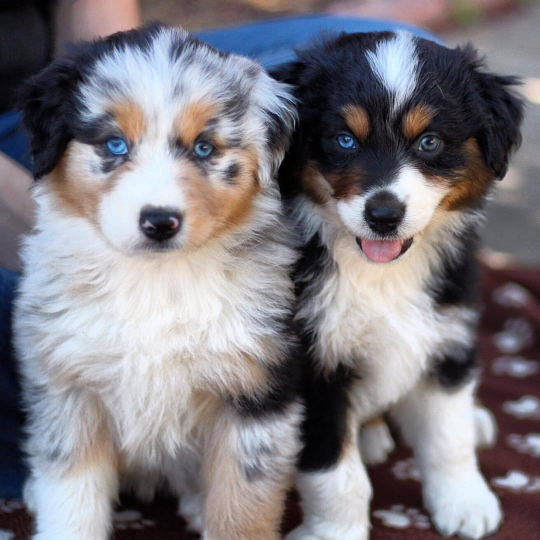
%> input picture LinPuppy.jpg, 1080 x 1080 px (shown at 1/2 size)
$ octave SVDPicCode.m   (GNU Octave 9; MATLAB toolbox functions it lacks are replaced by stand-ins)
%> lines starting %> are read from the running program, lines starting %| are printed output that depends on the picture
I = imread('LinPuppy.jpg'); I = double(I);
%> further down, I is the input picture: size 1080x1080x3 uint8; mean R, G, B 127.1, 123.5, 129.7
imshow(I)
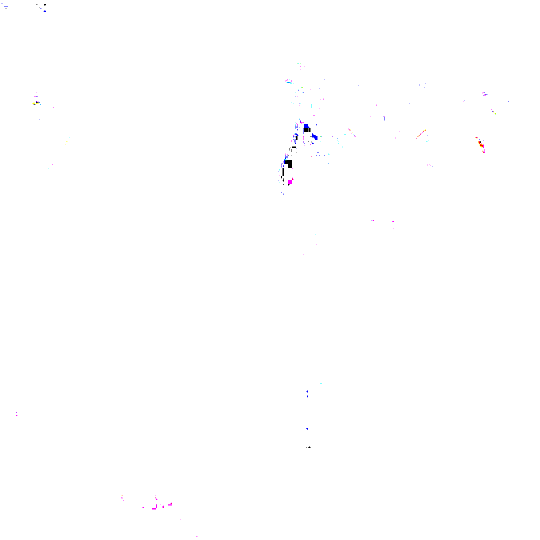
%> displayed picture: size 1080x1080x3, on the screen's scale of 0 to 255 (shown at 1/2 size); mean R, G, B 254.8, 254.7, 254.9
%rbgColor = impixel(rgbImage, column, row);
Isma = I(1000:1003, 1000:1003);
%> Isma = [78 56 55 55; 85 64 59 55; 90 67 63 57; 95 73 67 59]
%Isma = I(1000:1003, 1000:1003, 1:3);
Isma
[U,S,V] = svd(Isma)
%> U = [-0.45 0.838 -0.0297 0.308; -0.487 -0.0367 0.68 -0.547; -0.513 -0.142 -0.726 -0.435; -0.545 -0.526 0.101 0.645]; S = [274.2 0 0 0; 0 5.99 0 0; 0 0 0.874 0; 0 0 0 0.614]; V = [-0.636 -0.0855 -0.327 -0.693; -0.476 -0.557 0.651 0.198; -0.446 -0.0447 -0.574 0.685; -0.412 0.825 0.375 0.0994]
